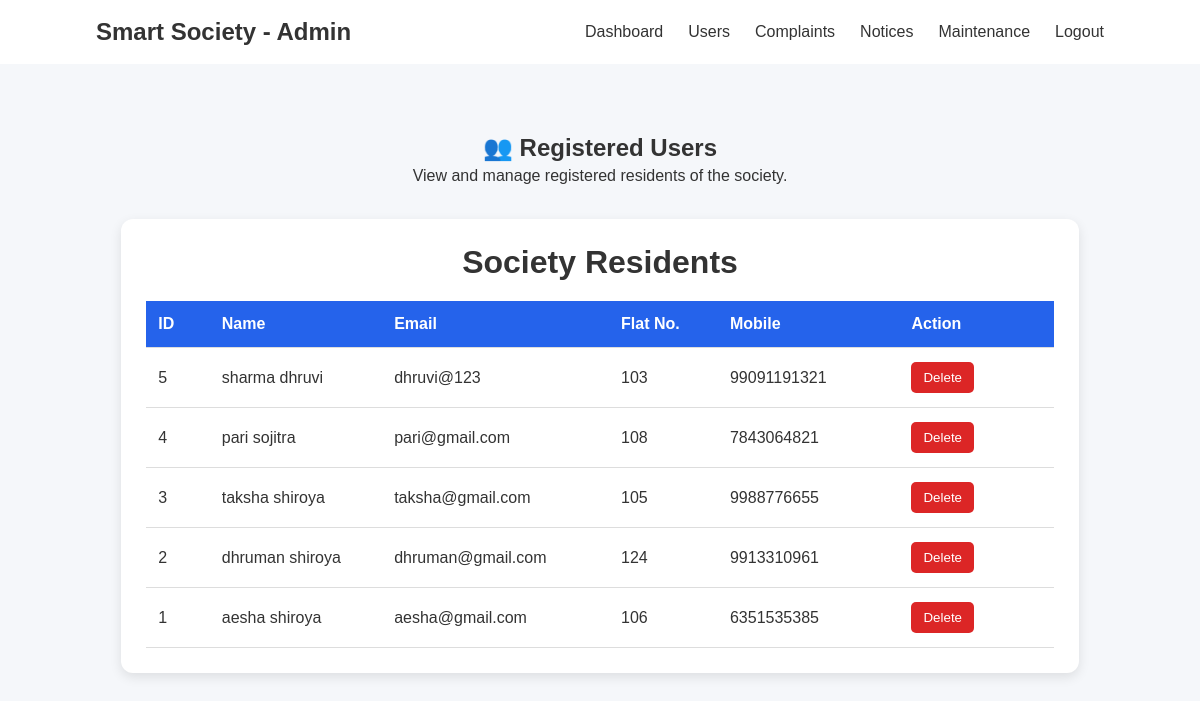
Page /society_management/admin/users.php (signed in) on the committed database.
### tables this page shows
CREATE TABLE `users` (
  `id` int(11) NOT NULL,
  `name` varchar(100) NOT NULL,
  `flat_no` varchar(20) NOT NULL,
  `mobile` varchar(15) NOT NULL,
  `email` varchar(100) NOT NULL,
  `password` varchar(255) NOT NULL
);

### society_management/admin/users.php (the view, shortened to what this page needs)
<?php
include("../includes/db.php");
$result = mysqli_query($conn, "SELECT * FROM users ORDER BY id DESC");
?>
<!DOCTYPE html>
<html lang="en">
<head>
    <link rel="stylesheet" href="../css/style.css">
</head>
<body>
<header>
    <nav class="navbar">
        <div class="logo">Smart Society - Admin</div>
        <ul class="nav-links">
            <li><a href="dashboard.php">Dashboard</a></li>
            <li><a href="users.php">Users</a></li>
            <li><a href="complaints.php">Complaints</a></li>
            <li><a href="notices.php">Notices</a></li>
            <li><a href="maintenance.php">Maintenance</a></li>
            <li><a href="logout.php">Logout</a></li>
        </ul>
    </nav>
</header>
<section class="section">
    <h1 class="page-title">👥 Registered Users</h1>
    <p class="page-description">
        View and manage registered residents of the society.
    </p>
    <div class="users-box">
        <h2 class="table-title">Society Residents</h2>
        <?php if ($result && mysqli_num_rows($result) > 0) { ?>
            <table class="users-table">
                <thead>
                    <tr>
                        <th>ID</th>
                        <th>Name</th>
                        <th>Email</th>
                        <th>Flat No.</th>
                        <th>Mobile</th>
                        <th>Action</th>
                    </tr>
                </thead>
                <tbody>
                    <?php while ($row = mysqli_fetch_assoc($result)) { ?>
                        <tr>
                            <td>
                                <?php echo (int)$row["id"]; ?>
                            </td>
                            <td>
                                <?php echo htmlspecialchars($row["name"]); ?>
                            </td>
                            <td>
                                <?php echo htmlspecialchars($row["email"]); ?>
                            </td>
                            <td>
                                <?php echo htmlspecialchars($row["flat_no"]); ?>
                            </td>
                            <td>
                                <?php echo htmlspecialchars($row["mobile"]); ?>
                            </td>
                            <td>
                                <form method="POST" action="users.php"
                                      onsubmit="return confirm('Are you sure you want to delete this user?');">
                                    <button type="submit" name="delete_user"
                                            class="delete-btn">
                                        Delete
                                    </button>
                                </form>
                            </td>
                        </tr>
                    <?php } ?>
                </tbody>
            </table>
        <?php } else { ?>
            <p>No registered users found.</p>
        <?php } ?>
    </div>
</section>
</body>
</html>

### society_management/css/style.css (style rules this page uses)
* { margin: 0; padding: 0; box-sizing: border-box; }
body { font-family: Arial, sans-serif; color: #333; background: #f5f7fa; }
.navbar { display: flex; justify-content: space-between; align-items: center; padding: 18px 8%; background: #ffffff; }
.logo { font-size: 24px; font-weight: bold; }
.nav-links { display: flex; list-style: none; gap: 25px; }
.nav-links a { text-decoration: none; color: #333; font-weight: 500; }
.section { padding: 70px 8%; text-align: center; }
.section h2 { font-size: 32px; margin-bottom: 20px; }
.section > p { max-width: 800px; margin: auto; line-height: 1.7; }

### society_management/admin/users.php (style rules this page uses)
.users-box { width: 95%; max-width: 1100px; margin: 30px auto; background: white; padding: 25px; border-radius: 12px; box-shadow: 0 4px 12px rgba(0, 0, 0, 0.10); overflow-x: auto; }
.users-table { width: 100% !important; border-collapse: collapse !important; table-layout: fixed !important; }
.users-table th, .users-table td { padding: 14px 12px !important; text-align: left !important; border-bottom: 1px solid #ddd !important; vertical-align: middle !important; overflow-wrap: anywhere; }
.users-table th { background: #2563eb !important; color: white !important; font-weight: bold; }
.users-table th:nth-child(1) { width: 7%; }
.users-table th:nth-child(2) { width: 19%; }
.users-table th:nth-child(3) { width: 25%; }
.users-table th:nth-child(4) { width: 12%; }
.users-table th:nth-child(5) { width: 20%; }
.users-table th:nth-child(6) { width: 17%; }
.page-title, .page-description { text-align: center; }
.page-description { margin-bottom: 20px; }
.table-title { margin-bottom: 20px; }
.delete-btn { background: #dc2626; color: white; border: none; padding: 8px 12px; border-radius: 5px; cursor: pointer; }

### rows in the picture
users: id "5", name "sharma dhruvi", email "dhruvi@123", flat_no "103", mobile "99091191321"
users: id "4", name "pari sojitra", email "pari@gmail.com", flat_no "108", mobile "7843064821"
users: id "3", name "taksha shiroya", email "taksha@gmail.com", flat_no "105", mobile "9988776655"
users: id "2", name "dhruman shiroya", email "dhruman@gmail.com", flat_no "124", mobile "9913310961"
users: id "1", name "aesha shiroya", email "aesha@gmail.com", flat_no "106", mobile "6351535385"
